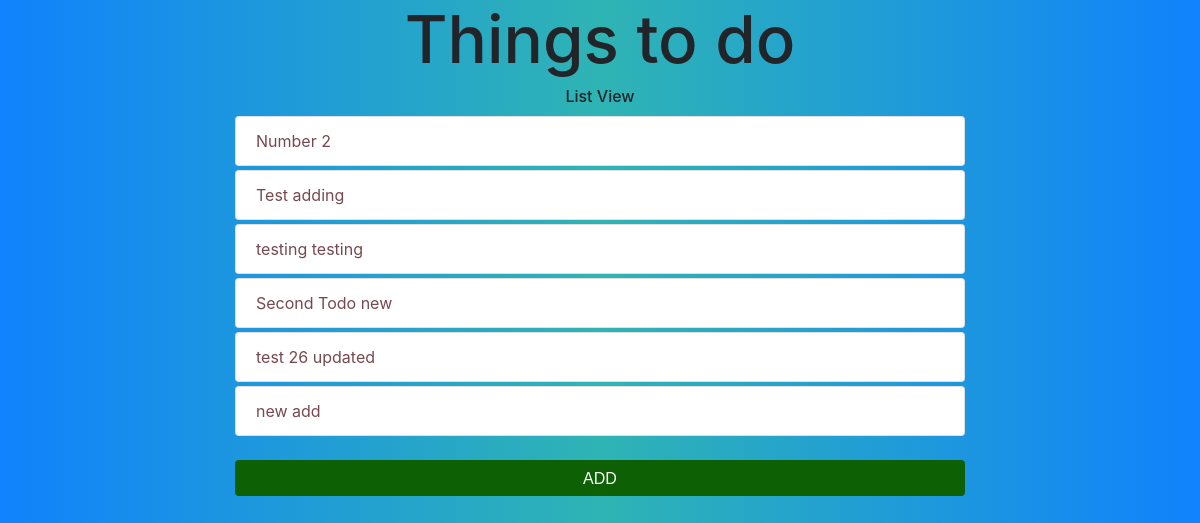
/, run on an earlier commit of the app's database.
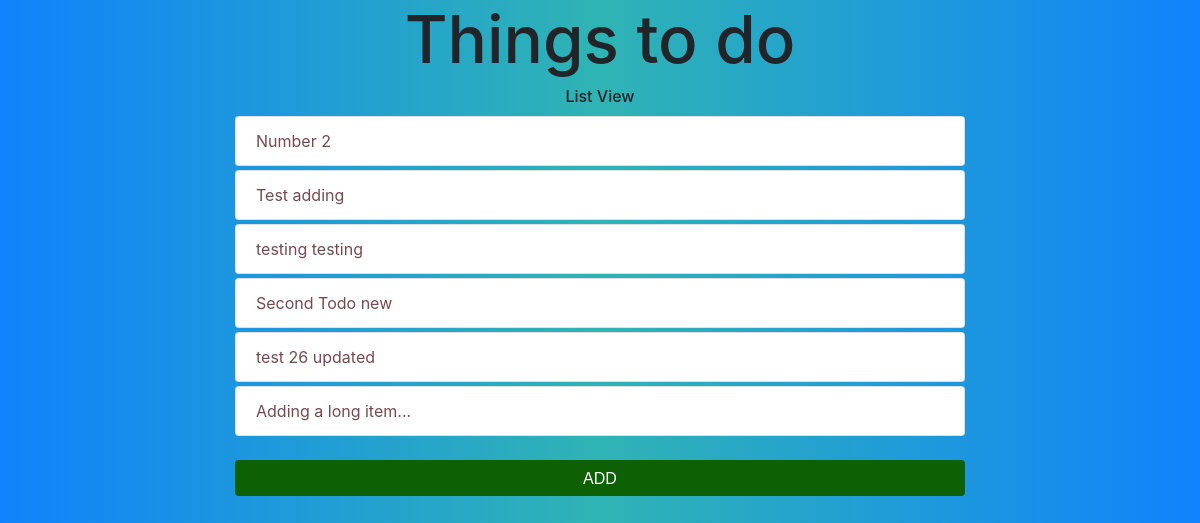
And on a later commit of the database.
### todoapp/models.py (models this page shows, shortened)
class Todo(models.Model):
    title = models.CharField(max_length=200)
    text = models.TextField()
    created_at = models.DateTimeField(default=datetime.now, blank=True)

### todoapp/views.py (the view)
# urls.py: url(r'^$', views.index, name='index'),
def index(request):
    todoapp = Todo.objects.all()[:100]
    context = {
        'todoapp': todoapp
    }
    return render(request, 'index.html', context)

### todoapp/templates/index.html
{% include 'partials/header.html' %}
<nav class="nav justify-content-center">
    <h6>List View</h6>
</nav>
<div class="container-fluid wrapper">
    <ul class="list-group">
        {% for todo in todoapp %}
            <li class="list-group-item"><a href="/todoapp/details/{{todo.id}}">{{todo.title}}</a></li>
        {% endfor %}
    </ul>
    <br>
    <div class="nav justify-content-center">
        <nav class="nav nav-pills nav-justified">
            <a class="nav-item nav-link button add-button" href="/todoapp/add">ADD</a>
        </nav>
    </div>
</div>
{% include 'partials/footer.html' %}

### todoapp/templates/partials/header.html (shortened to what this page needs)
<!DOCTYPE html>
<html>
    <head>
        <link rel="stylesheet" href="https://maxcdn.bootstrapcdn.com/bootstrap/4.0.0-beta.2/css/bootstrap.min.css">
        {% load static %}
        <link rel="stylesheet" type="text/css" href="{% static 'css/style.css' %}">
    </head>
    <body>
        <header>
            <h1>Things to do</h1>
        </header>

### todoapp/static/css/style.css (style rules this page uses)
body { background: linear-gradient(to right, rgb(16, 130, 252), rgb(47, 180, 180), rgb(16, 130, 252)); }
h1 { font-size: 3em; text-align: center; }
a { color: rgba(66, 0, 10, 0.719); }
.list-group-item { margin: 2px 0; border-radius: 4px; }
.nav-pills .nav-link { border-radius: 50%; }
.button { font: 1em Arial; color: #ffffff; height: 70px; width: 70px; padding-top: 25px; }
.add-button { background-color: rgba(13, 95, 0, 0.979); }
@media (min-width: 576px) { h1 { font-size: 3.2em; } }
@media (min-width: 576px) { .button { height: 80px; width: 80px; padding-top: 30px; } }
@media (min-width: 768px) { .wrapper { max-width: 760px; } }
@media (min-width: 768px) { h1 { font-size: 3.6rem; } }
@media (min-width: 768px) { .nav { display: flex; flex-grow: 1; } }
@media (min-width: 768px) { .nav-pills .nav-link { border-radius: 4px; } }
@media (min-width: 768px) { .button { padding-top: 10px; } }
@media (min-width: 768px) { .add-button { height: 100%; } }
@media (min-width: 992px) { h1 { font-size: 3.8rem; } }
@media (min-width: 1200px) { h1 { font-size: 4.1rem; } }

What changed in the data, as far as the page shows it:
removed Todo: title "new add"
added Todo: title "Adding a long item..."
